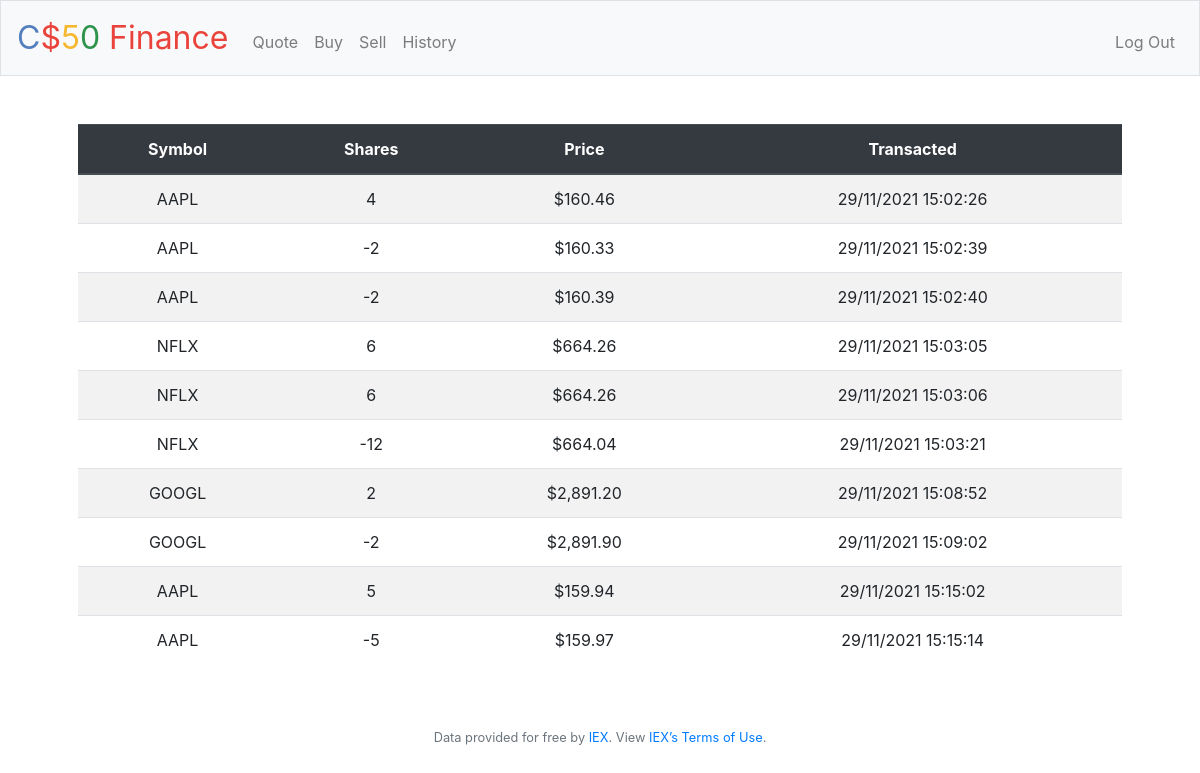
The app's page /history (signed in) with its own data.
### tables this page shows
CREATE TABLE history (id INTEGER, username TEXT, operation TEXT, symbol TEXT, qty INTEGER, datetime TEXT, pps INTEGER);

### application.py (the view)
@app.route("/history")
@login_required
def history():
    username = db.execute("SELECT username FROM users WHERE id = ?", session['user_id'])[0]['username']
    History = db.execute("SELECT symbol, qty, pps, datetime FROM history WHERE username = ?", username)
    return render_template("history.html", History=History, usd=usd)

### application.py (called while the page is built)
@app.after_request
def after_request(response):
    response.headers["Cache-Control"] = "no-cache, no-store, must-revalidate"
    response.headers["Expires"] = 0
    response.headers["Pragma"] = "no-cache"
    return response

### helpers.py (called while the page is built)
def login_required(f):
    @wraps(f)
    def decorated_function(*args, **kwargs):
        if session.get("user_id") is None:
            return redirect("/login")
        return f(*args, **kwargs)
    return decorated_function

def usd(value):
    return f"${value:,.2f}"

### templates/history.html (shortened to what this page needs)
{% extends "layout.html" %}
{% block main %}
   <div class="table-responsive">
    <table class = 'table table-striped'>
        <thead class = 'thead-dark'>
            <tr>
                <th>Symbol</th>
                <th>Shares</th>
                <th>Price</th>
                <th>Transacted</th>
            </tr>
        </thead>
        <tbody>
            {% for item in History %}
            <tr>
                <td>{{item['symbol']}}</td>
                <td>{{item['qty']}}</td>
                <td>{{usd(item['pps'])}}</td>
                <td>{{item['datetime']}}</td>
            </tr>
            {% endfor %}
        </tbody>
    </table>
    </div>
{% endblock %}

### templates/layout.html (shortened to what this page needs)
<!DOCTYPE html>
<html lang="en">
    <head>
        <link rel="stylesheet" href="https://cdn.jsdelivr.net/npm/bootstrap@4.5.3/dist/css/bootstrap.min.css">
        <link href="/static/styles.css" rel="stylesheet">
    </head>
    <body>
        <nav class="navbar navbar-expand-md navbar-light bg-light border">
            <a class="navbar-brand" href="/"><span class="blue">C</span><span class="red">$</span><span class="yellow">5</span><span class="green">0</span> <span class="red">Finance</span></a>
            <div class="collapse navbar-collapse" id="navbar">
                {% if session.user_id %}
                    <ul class="navbar-nav mr-auto mt-2">
                        <li class="nav-item"><a class="nav-link" href="/quote">Quote</a></li>
                        <li class="nav-item"><a class="nav-link" href="/buy">Buy</a></li>
                        <li class="nav-item"><a class="nav-link" href="/sell">Sell</a></li>
                        <li class="nav-item"><a class="nav-link" href="/history">History</a></li>
                    </ul>
                    <ul class="navbar-nav ml-auto mt-2">
                        <li class="nav-item"><a class="nav-link" href="/logout">Log Out</a></li>
                    </ul>
                {% else %}
                    <ul class="navbar-nav ml-auto mt-2">
                        <li class="nav-item"><a class="nav-link" href="/register">Register</a></li>
                        <li class="nav-item"><a class="nav-link" href="/login">Log In</a></li>
                    </ul>
                {% endif %}
            </div>
        </nav>
        <main class="container p-5">
            {% block main %}{% endblock %}
        </main>
        <footer class="small text-center text-muted">
            Data provided for free by <a href="https://iextrading.com/developer">IEX</a>. View <a href="https://iextrading.com/api-exhibit-a/">IEX’s Terms of Use</a>.
        </footer>
    </body>
</html>

### static/styles.css (style rules this page uses)
nav .navbar-brand { font-size: xx-large; }
nav .navbar-brand .blue { color: #537fbe; }
nav .navbar-brand .red { color: #ea433b; }
nav .navbar-brand .yellow { color: #f5b82e; }
nav .navbar-brand .green { color: #2e944b; }
main { overflow-x: auto; text-align: center; }

### records on screen
history: symbol "AAPL", qty "4", pps "$160.46", datetime "29/11/2021 15:02:26"
history: symbol "AAPL", qty "-2", pps "$160.33", datetime "29/11/2021 15:02:39"
history: symbol "AAPL", qty "-2", pps "$160.39", datetime "29/11/2021 15:02:40"
history: symbol "NFLX", qty "6", pps "$664.26", datetime "29/11/2021 15:03:05"
history: symbol "NFLX", qty "6", pps "$664.26", datetime "29/11/2021 15:03:06"
history: symbol "NFLX", qty "-12", pps "$664.04", datetime "29/11/2021 15:03:21"
history: symbol "GOOGL", qty "2", pps "$2,891.20", datetime "29/11/2021 15:08:52"
history: symbol "GOOGL", qty "-2", pps "$2,891.90", datetime "29/11/2021 15:09:02"
history: symbol "AAPL", qty "5", pps "$159.94", datetime "29/11/2021 15:15:02"
history: symbol "AAPL", qty "-5", pps "$159.97", datetime "29/11/2021 15:15:14"
